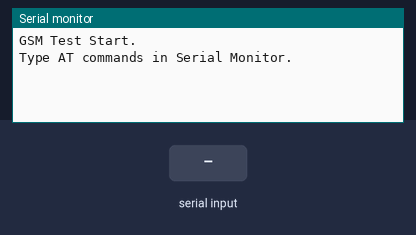
Recording of a sketch running on a simulated Arduino Uno, built with avr-gcc and run on an emulated ATmega328P. Shown: the last lines printed to the serial monitor. The inputs (shaded band) are chosen by the test bench.

Above: at 1.2 s.
1.3 s: "1" received over the second serial link
At 2.1 s:
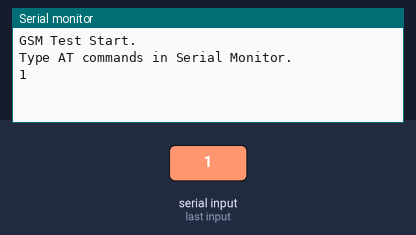
2.8 s: "0" received over the second serial link
At 3.2 s:
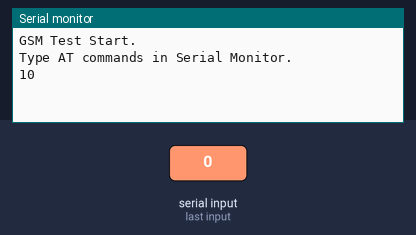

Measured:
- after the input at 1.3 s, the serial monitor: prints a new line at once (image 1)
- after the input at 2.8 s, the serial monitor: prints a new line at once (image 2)

The sketch:

gsm_test.ino
```cpp
#include <SoftwareSerial.h>

SoftwareSerial gsmSerial(8, 7); // RX, TX

void setup() {
  Serial.begin(9600);
  gsmSerial.begin(9600);

  Serial.println("GSM Test Start.");
  Serial.println("Type AT commands in Serial Monitor.");
}

void loop() {
  if (gsmSerial.available()) {
    Serial.write(gsmSerial.read());
  }
  if (Serial.available()) {
    gsmSerial.write(Serial.read());
  }
}
```
